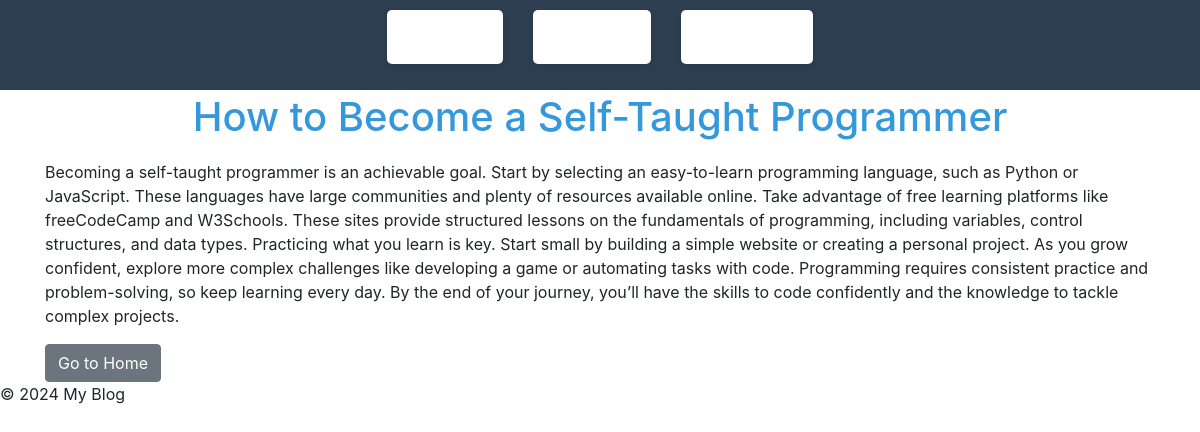
The page /post/5 on the database its author committed.
### blogapp/models.py (models this page shows, shortened)
class Post(models.Model):
    title = models.CharField(max_length=100)
    content = RichTextField()
    excerpt = models.TextField(max_length=300, blank=True, null=True)  # Excerpt Field
    created_at = models.DateTimeField(auto_now_add=True)
    updated_at = models.DateTimeField(auto_now=True)

### blogapp/views.py (the view)
# urls.py: path('post/<int:id>', views.single_post, name='single_post'),
def single_post(request,id):
    post = get_object_or_404(Post,id=id)
    return render(request,'blogapp/single_post.html', {'post':post})

### blogapp/templates/blogapp/single_post.html (shortened to what this page needs)
{% extends 'blogapp/base.html' %}
{% block header %}
    <h1>{{ post.title }}</h1>
{% endblock %}
{% block content %}
<div class="container">
    <div class="post-content">
        <p>{{ post.content | safe }}</p>
    </div>
    <a href="{% url 'home' %}" class="btn btn-secondary">Go to Home</a>
</div>
{% endblock %}

### blogapp/static/blogapp/css/style.css (style rules this page uses)
body { font-family: Arial, sans-serif; text-align: center; margin: 0; padding: 0; background-color: #f4f4f4; color: #333; }
h1 { text-align: center; color: #3498db; padding: 3px 0; font-size: 2.1em; }
a { text-decoration: none; color: #3498db; font-weight: bold; }

### rows shown on the page
Post: title "How to Become a Self-Taught Programmer", content "Becoming a self-taught programmer is an achievable goal. Start by selecting an easy-to-learn programming language, such as Python or JavaScript. These languages have large communities and plenty of resources available online. Take advantage of free learning platforms like freeCodeCamp and W3Schools. These sites provide structured lessons on the fundamentals of programming, including variables, control structures, and data types. Practicing what you learn is key. Start small by building a simple website or creating a personal project. As you grow confident, explore more complex challenges like developing a game or automating tasks with code. Programming requires consistent practice and…"
